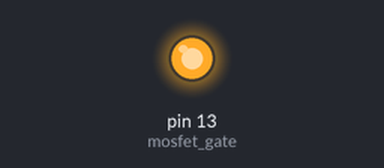
Simulated run of this sketch. Board: Arduino Uno, built with avr-gcc and run on an emulated ATmega328P. Shown: output pins drawn as LEDs (lit = HIGH).

Above: at 3.5 s.
At 10.5 s:
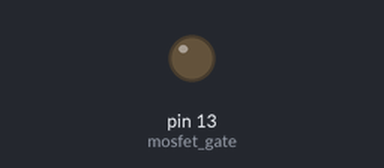
Timing chart, 0 to 18.2 s (numbered marks = the images above):
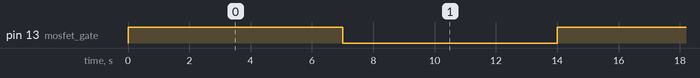

Measured:
- by itself, pin 13 (mosfet_gate): alternates HIGH for 7.0 s and LOW for 7.0 s

The sketch:

test_mosfet.ino
```cpp
//Gate threshold voltage of the IRFZ44N N-Channel MOSFET.
#define mosfet_thresh_low = 2;
#define mosfet_thresh_high = 5;

int mosfet_gate = 13;
int voltage = 2;

void setup() {
  // put your setup code here, to run once:
  Serial.begin(9600);
  pinMode(mosfet_gate, OUTPUT);
}

void loop() {
  // put your main code here, to run repeatedly:
  float t = (255./5.) * voltage;
  // analogWrite(mosfet_gate, t);
  // Serial.println(t * (5./255.));
  digitalWrite(mosfet_gate, HIGH);
  delay(7000);
  digitalWrite(mosfet_gate, LOW);
  delay(7000);

}
```
